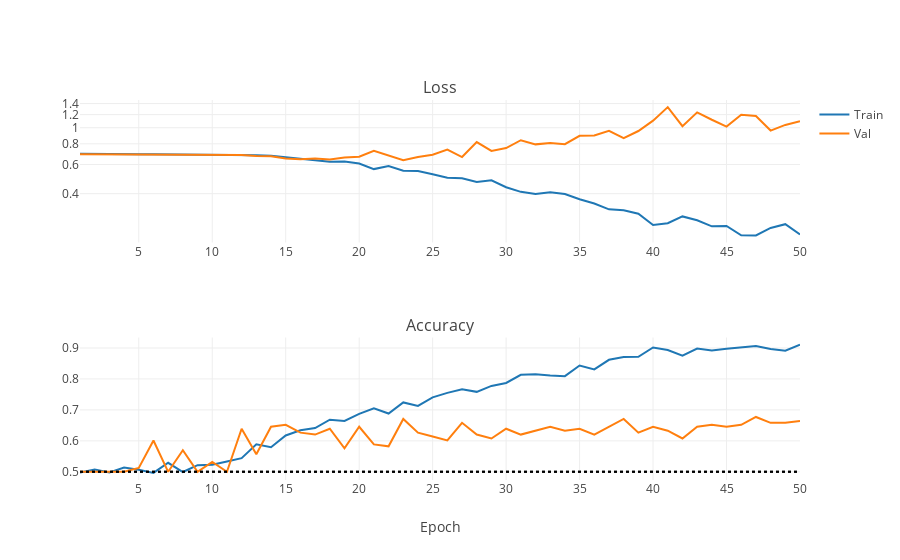

Source (notebook cell):
### Markdown cell above
That's worse. Let's stay with downscale=16 for now, we will try other things to limit overfitting later on.

In the meantime, notice that our sample is rather imbalanced (it contains more cat pictures: where are you, dog people?! ;) ). This can be fixed by drawing the same number of images from each class, which is turned on by the balance_sample switch. Let's see if it improves the results!

### Code cell
iplot(plot_training_stats("/DATA/Dropbox/LOOTRPV/Personal_programming/MachineLearning/Tutorials/ImageRecognition/NNs/AlexNet_logs/3_balanced.log"))

### Figure 1 — Plotly figure (JSON) as saved in the notebook; plotly's stock layout.template omitted (floating-point values rounded to 4 significant figures)
{"data": [{"line": {"color": "#1F77B4"}, "name": "Train", "type": "scatter", "uid": "9759298c-6464-42a0-9551-f5e702a2f0b7", "x": [1, 2, 3, 4, 5, 6, 7, 8, 9, 10, 11, 12, 13, 14, 15, 16, 17, 18, 19, 20, 21, 22, 23, 24, 25, 26, 27, 28, 29, 30, 31, 32, 33, 34, 35, 36, 37, 38, 39, 40, 41, 42, 43, 44, 45, 46, 47, 48, 49, 50], "xaxis": "x", "y": [0.6957, 0.6935, 0.6932, 0.6914, 0.6927, 0.6925, 0.6908, 0.6915, 0.6924, 0.692, 0.6869, 0.6853, 0.6812, 0.6765, 0.663, 0.6448, 0.6356, 0.624, 0.6247, 0.6077, 0.5628, 0.5865, 0.5506, 0.5484, 0.5238, 0.4998, 0.496, 0.4701, 0.482, 0.4375, 0.4101, 0.3978, 0.4079, 0.3983, 0.3701, 0.3487, 0.3218, 0.3179, 0.3028, 0.2586, 0.265, 0.2915, 0.2761, 0.2538, 0.2551, 0.2244, 0.224, 0.2483, 0.2616, 0.2271], "yaxis": "y"}, {"line": {"color": "#FF7F0E"}, "name": "Val", "type": "scatter", "uid": "a5d03915-fc8a-4751-9b37-6612a600a203", "x": [1, 2, 3, 4, 5, 6, 7, 8, 9, 10, 11, 12, 13, 14, 15, 16, 17, 18, 19, 20, 21, 22, 23, 24, 25, 26, 27, 28, 29, 30, 31, 32, 33, 34, 35, 36, 37, 38, 39, 40, 41, 42, 43, 44, 45, 46, 47, 48, 49, 50], "xaxis": "x", "y": [0.6924, 0.6915, 0.6915, 0.6906, 0.6917, 0.6917, 0.6896, 0.6904, 0.6924, 0.6886, 0.6835, 0.6846, 0.6746, 0.6721, 0.6521, 0.6459, 0.6525, 0.6429, 0.6617, 0.6685, 0.7261, 0.6777, 0.6376, 0.6656, 0.6867, 0.7385, 0.6653, 0.8188, 0.7242, 0.7536, 0.8407, 0.7935, 0.8089, 0.7953, 0.8944, 0.8977, 0.959, 0.8642, 0.9553, 1.104, 1.332, 1.022, 1.239, 1.117, 1.016, 1.199, 1.176, 0.9613, 1.04, 1.094], "yaxis": "y"}, {"line": {"color": "#1F77B4"}, "name": "Train", "showlegend": false, "type": "scatter", "uid": "3131e5d0-1572-4682-a75a-76c06f7df6de", "x": [1, 2, 3, 4, 5, 6, 7, 8, 9, 10, 11, 12, 13, 14, 15, 16, 17, 18, 19, 20, 21, 22, 23, 24, 25, 26, 27, 28, 29, 30, 31, 32, 33, 34, 35, 36, 37, 38, 39, 40, 41, 42, 43, 44, 45, 46, 47, 48, 49, 50], "xaxis": "x2", "y": [0.4973, 0.507, 0.4976, 0.514, 0.5068, 0.4965, 0.5291, 0.4993, 0.5215, 0.5228, 0.5331, 0.5441, 0.5887, 0.5792, 0.6174, 0.634, 0.6414, 0.6684, 0.6642, 0.6869, 0.7052, 0.6882, 0.7241, 0.7127, 0.7404, 0.755, 0.7669, 0.7583, 0.7775, 0.787, 0.8133, 0.8151, 0.8111, 0.809, 0.8435, 0.8307, 0.8618, 0.871, 0.8715, 0.9016, 0.8935, 0.8753, 0.8981, 0.8923, 0.8972, 0.9027, 0.9067, 0.8966, 0.8912, 0.9109], "yaxis": "y2"}, {"line": {"color": "#FF7F0E"}, "name": "Val", "showlegend": false, "type": "scatter", "uid": "6abd8e82-f0ac-40c8-9ef7-30d47ddaa615", "x": [1, 2, 3, 4, 5, 6, 7, 8, 9, 10, 11, 12, 13, 14, 15, 16, 17, 18, 19, 20, 21, 22, 23, 24, 25, 26, 27, 28, 29, 30, 31, 32, 33, 34, 35, 36, 37, 38, 39, 40, 41, 42, 43, 44, 45, 46, 47, 48, 49, 50], "xaxis": "x2", "y": [0.5, 0.5, 0.5, 0.5, 0.5127, 0.6013, 0.5, 0.5696, 0.5, 0.5316, 0.5, 0.6392, 0.557, 0.6456, 0.6519, 0.6266, 0.6203, 0.6392, 0.5759, 0.6456, 0.5886, 0.5823, 0.6709, 0.6266, 0.6139, 0.6013, 0.6582, 0.6203, 0.6076, 0.6392, 0.6203, 0.6329, 0.6456, 0.6329, 0.6392, 0.6203, 0.6456, 0.6709, 0.6266, 0.6456, 0.6329, 0.6076, 0.6456, 0.6519, 0.6456, 0.6519, 0.6772, 0.6582, 0.6582, 0.6646], "yaxis": "y2"}, {"line": {"color": "#000000", "dash": "dot"}, "mode": "lines", "name": "Always dogs", "showlegend": false, "type": "scatter", "uid": "7e4acfbf-a325-4523-b8a7-70ef903d93c7", "x": [1, 2, 3, 4, 5, 6, 7, 8, 9, 10, 11, 12, 13, 14, 15, 16, 17, 18, 19, 20, 21, 22, 23, 24, 25, 26, 27, 28, 29, 30, 31, 32, 33, 34, 35, 36, 37, 38, 39, 40, 41, 42, 43, 44, 45, 46, 47, 48, 49, 50], "xaxis": "x2", "y": [0.5, 0.5, 0.5, 0.5, 0.5, 0.5, 0.5, 0.5, 0.5, 0.5, 0.5, 0.5, 0.5, 0.5, 0.5, 0.5, 0.5, 0.5, 0.5, 0.5, 0.5, 0.5, 0.5, 0.5, 0.5, 0.5, 0.5, 0.5, 0.5, 0.5, 0.5, 0.5, 0.5, 0.5, 0.5, 0.5, 0.5, 0.5, 0.5, 0.5, 0.5, 0.5, 0.5, 0.5, 0.5, 0.5, 0.5, 0.5, 0.5, 0.5], "yaxis": "y2"}, {"line": {"color": "#000000", "dash": "dot"}, "mode": "lines", "name": "Always cats", "showlegend": false, "type": "scatter", "uid": "70a39e1e-4536-4801-ada9-e04f2c834447", "x": [1, 2, 3, 4, 5, 6, 7, 8, 9, 10, 11, 12, 13, 14, 15, 16, 17, 18, 19, 20, 21, 22, 23, 24, 25, 26, 27, 28, 29, 30, 31, 32, 33, 34, 35, 36, 37, 38, 39, 40, 41, 42, 43, 44, 45, 46, 47, 48, 49, 50], "xaxis": "x2", "y": [0.5, 0.5, 0.5, 0.5, 0.5, 0.5, 0.5, 0.5, 0.5, 0.5, 0.5, 0.5, 0.5, 0.5, 0.5, 0.5, 0.5, 0.5, 0.5, 0.5, 0.5, 0.5, 0.5, 0.5, 0.5, 0.5, 0.5, 0.5, 0.5, 0.5, 0.5, 0.5, 0.5, 0.5, 0.5, 0.5, 0.5, 0.5, 0.5, 0.5, 0.5, 0.5, 0.5, 0.5, 0.5, 0.5, 0.5, 0.5, 0.5, 0.5], "yaxis": "y2"}], "layout": {"annotations": [{"font": {"size": 16}, "showarrow": false, "text": "Loss", "x": 0.5, "xanchor": "center", "xref": "paper", "y": 1, "yanchor": "bottom", "yref": "paper"}, {"font": {"size": 16}, "showarrow": false, "text": "Accuracy", "x": 0.5, "xanchor": "center", "xref": "paper", "y": 0.375, "yanchor": "bottom", "yref": "paper"}], "xaxis": {"anchor": "y", "domain": [0, 1]}, "xaxis2": {"anchor": "y2", "domain": [0, 1], "title": {"text": "Epoch"}}, "yaxis": {"anchor": "x", "domain": [0.625, 1], "type": "log"}, "yaxis2": {"anchor": "x2", "domain": [0, 0.375]}}}
